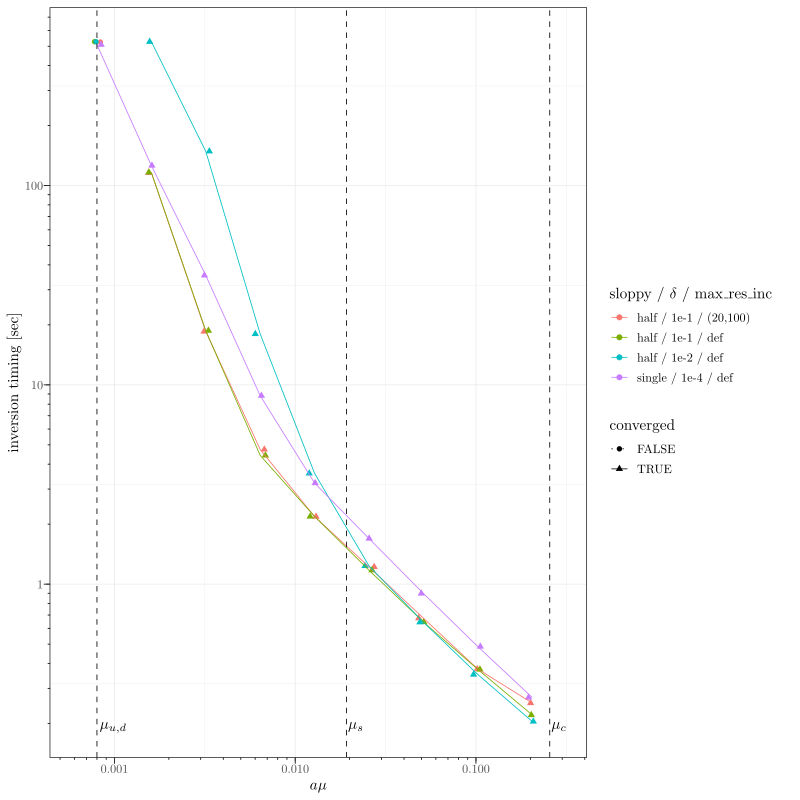

Here is the R script that generated this plot:
require(ggplot2)
require(hadron)
require(dplyr)

dat <- read.table(file = "timings.dat", header = TRUE, stringsAsFactors = FALSE) %>%
       dplyr::filter(solver == "cg") %>%
       dplyr::select(-solver) %>%
       dplyr::group_by(mu, sloppy, rel_delta, max_res_increase) %>%
       dplyr::mutate(converged = all(res < 1e-9) ) %>%
       dplyr::ungroup() %>%
       dplyr::group_by(mu, sloppy, rel_delta, max_res_increase) %>%
       dplyr::summarize(tts_avg = max(tts), converged = unique(converged)) %>%
       dplyr::ungroup()


tikzfiles <- hadron::tikz.init(width = 8, height = 8, basename = "compare_mixed_cg")

no_alt_dat <- dplyr::filter(dat, rel_delta != "alt")

p <- ggplot2::ggplot(no_alt_dat, 
		     aes(x = mu, y = tts_avg, 
			 colour = interaction(sloppy, rel_delta, max_res_increase, sep = " / "), 
			 shape = converged,
			 lty = converged)) + 
     ggplot2::geom_jitter(width = ggplot2:::resolution(log10(no_alt_dat$mu), FALSE) * 0.1,
			  height = 0) +
     ggplot2::geom_line() +
     ggplot2::scale_y_continuous(trans = 'log10') +
     ggplot2::scale_x_continuous(trans = 'log10', limits = c(0.0006, 0.3)) +
     ggplot2::scale_linetype_manual(values = c("dotted", "solid")) +
     ggplot2::coord_cartesian(clip = "off") +
     ggplot2::geom_vline(xintercept = c(0.0008, 0.0008*24, 0.0008*320), lty = 'dashed') +
     ggplot2::annotation_logticks(base = 10, 
				  short = unit(0.05, "cm"), mid = unit(0.05, "cm"), long = unit(0.15, "cm"),
				  outside = TRUE, scaled = TRUE) +
     ggplot2::labs(y = "inversion timing [sec]",
		   x = "$a\\mu$",
		   colour = "sloppy / $\\delta$ / max\\_res\\_inc",
		   shape = "converged") +
     ggplot2::annotate(geom = "text", x = c(0.0008, 0.0008*24, 0.0008*320),
		       y = 2e-1, label = sprintf("$\\mu_%s$", c("{u,d}", "s", "c")),
		       hjust = -0.1) +
     ggplot2::theme_bw() #+ 
plot(p)

no_small_mu_no_alt_dat <- dplyr::filter(dat, mu >= 0.0064, rel_delta != "alt")

p <- ggplot2::ggplot(no_small_mu_no_alt_dat, 
		     aes(x = mu, y = tts_avg, 
			 colour = interaction(sloppy, rel_delta, max_res_increase, sep = " / "), 
			 shape = converged,
			 lty = converged)) + 
     ggplot2::geom_jitter(width = ggplot2:::resolution(log10(no_small_mu_no_alt_dat$mu), FALSE) * 0.1,
			  height = 0) +
     ggplot2::geom_line() +
     ggplot2::scale_y_continuous(trans = 'log10') +
     ggplot2::scale_x_continuous(trans = 'log10', limits = c(0.006, 0.3)) +
     ggplot2::scale_linetype_manual(values = c("solid")) +
     ggplot2::scale_shape_manual(values = c(17)) +
     ggplot2::coord_cartesian(clip = "off") +
     ggplot2::geom_vline(xintercept = c(0.0008, 0.0008*24, 0.0008*320), lty = 'dashed') +
     ggplot2::annotation_logticks(base = 10, 
				  short = unit(0.05, "cm"), mid = unit(0.05, "cm"), long = unit(0.15, "cm"),
				  outside = TRUE, scaled = TRUE) +
     ggplot2::labs(y = "inversion timing [sec]",
		   x = "$a\\mu$",
		   colour = "sloppy / $\\delta$ / max\\_res\\_inc",
		   shape = "converged") +
     ggplot2::annotate(geom = "text", x = c(0.0008, 0.0008*24, 0.0008*320),
		       y = 2e-1, label = sprintf("$\\mu_%s$", c("{u,d}", "s", "c")),
		       hjust = -0.1) +
     ggplot2::theme_bw() #+ 

plot(p)

alt_dat <- dplyr::filter(dat, rel_delta == "alt")

p <- ggplot2::ggplot(alt_dat,
		     aes(x = mu, y = tts_avg, 
			 colour = interaction(sloppy, rel_delta, max_res_increase, sep = " / "), 
			 shape = converged,
			 lty = converged)) + 
     ggplot2::geom_jitter(width = ggplot2:::resolution(log10(alt_dat$mu), FALSE) * 0.05,
			  height = 0) +
     ggplot2::geom_line() +
     ggplot2::scale_y_continuous(trans = 'log10') +
     ggplot2::scale_x_continuous(trans = 'log10', limits = c(0.0008, 0.3)) +
     ggplot2::scale_linetype_manual(values = c("dotted", "solid")) +
     ggplot2::coord_cartesian(clip = "off") +
     ggplot2::geom_vline(xintercept = c(0.0008, 0.0008*24, 0.0008*320), lty = 'dashed') +
     ggplot2::annotation_logticks(base = 10, 
				  short = unit(0.05, "cm"), mid = unit(0.05, "cm"), long = unit(0.15, "cm"),
				  outside = TRUE, scaled = TRUE) +
     ggplot2::labs(y = "inversion timing [sec]",
		   x = "$a\\mu$",
		   colour = "sloppy / $\\delta$ / max\\_res\\_inc",
		   shape = "converged") +
     ggplot2::annotate(geom = "text", x = c(0.0008, 0.0008*24, 0.0008*320),
		       y = 2e-1, label = sprintf("$\\mu_%s$", c("{u,d}", "s", "c")),
		       hjust = -0.1) +
     ggplot2::theme_bw() #+ 
plot(p)

hadron::tikz.finalize(tikzfiles, crop = FALSE)
